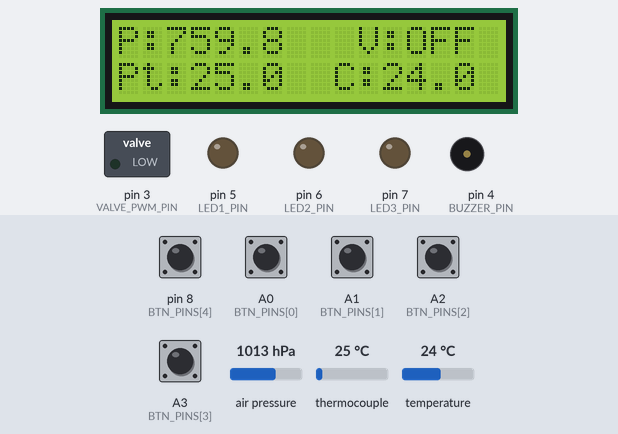
Bench run of a sketch on a simulated Arduino Uno, built with avr-gcc and run on an emulated ATmega328P. Shown: 16×2 character LCD, switched loads named in the sketch (green lamp = pin HIGH), output pins drawn as LEDs (lit = HIGH), buzzer (waves = sounding). The inputs (shaded band) are chosen by the test bench; at power-on: A0 (BTN_PINS[0]), A1 (BTN_PINS[1]), A2 (BTN_PINS[2]), A3 (BTN_PINS[3]), pin 8 (BTN_PINS[4]) HIGH, thermocouple 25 °C, air pressure 1013 hPa, temperature 24 °C. What the sketch prints to the serial monitor is not drawn.

Above: at 2.5 s.
2.6 s: pin 8 (BTN_PINS[4]) pulled LOW for 0.15 s
At 3.9 s:
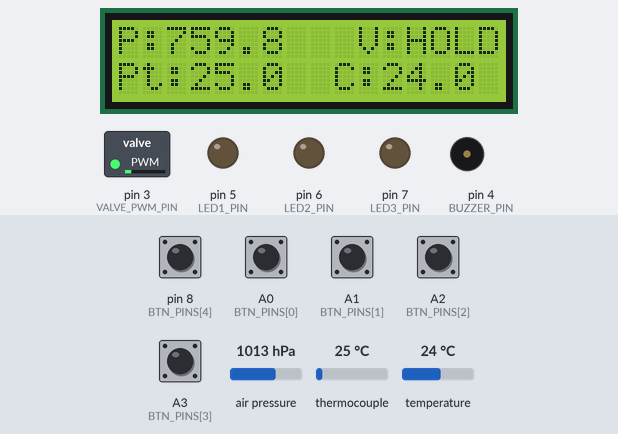
4.3 s: pin 8 (BTN_PINS[4]) pulled LOW for 1 s
At 4.54 s:
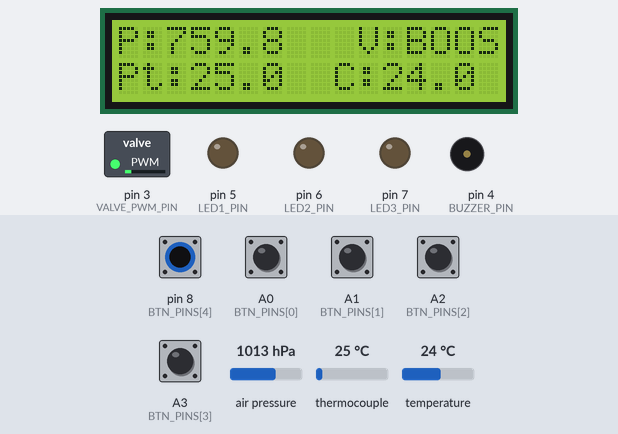
6.8 s: thermocouple set to 195 °C
At 7.7 s:
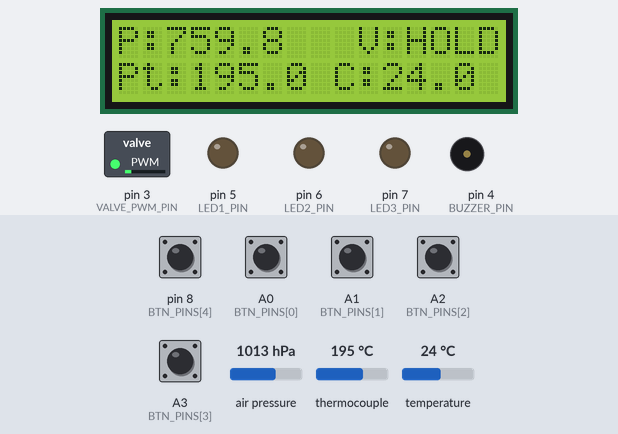
8.5 s: thermocouple set to 205 °C
At 9.7 s:
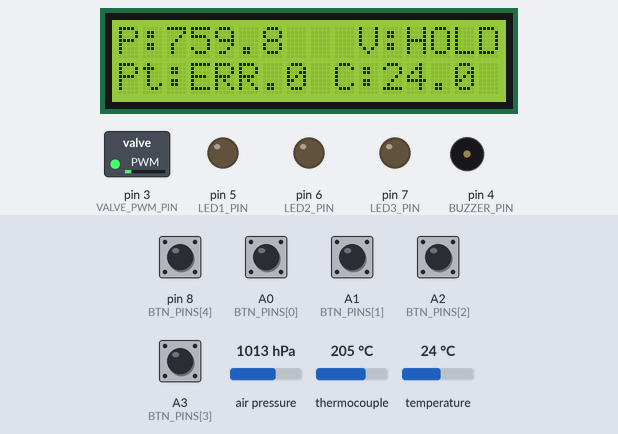
10.0 s: A3 (BTN_PINS[3]) pulled LOW for 0.15 s
At 10.5 s:
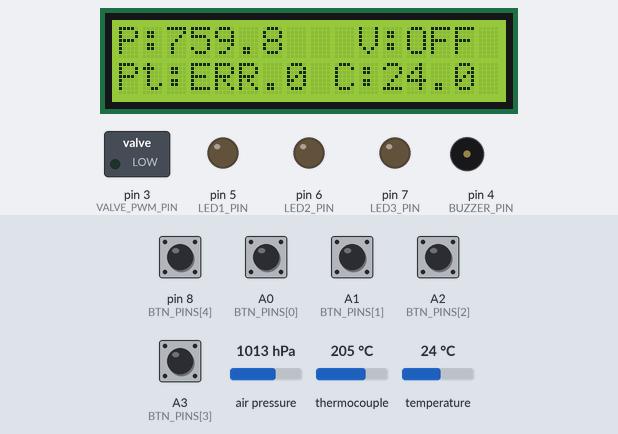
11.6 s: A0 (BTN_PINS[0]) pulled LOW for 0.15 s
At 12.6 s:
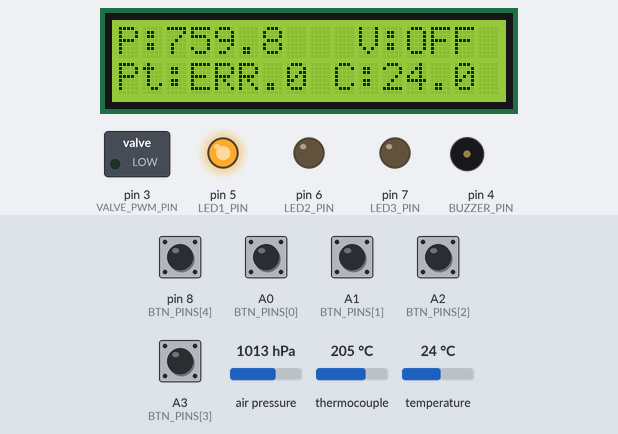
Timing chart, 0 to 14.2 s (numbered marks = the images above; inputs shaded):
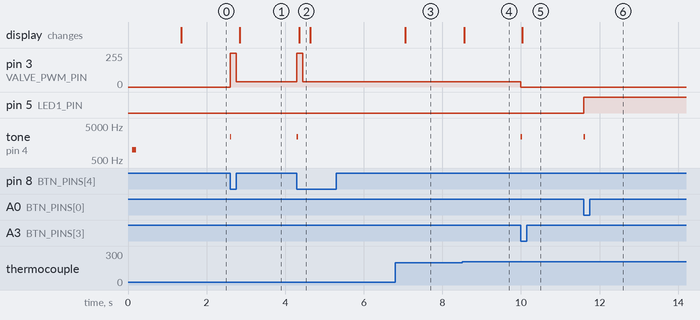

The sketch:

sketch_testhw.ino
```cpp
#include <Wire.h>
#include <LiquidCrystal_I2C.h>
#include <Adafruit_BMP085.h>
#include <Adafruit_MAX31865.h>
#include <OneWire.h>
#include <DallasTemperature.h>

// --- ПИНЫ УПРАВЛЕНИЯ ---
#define ONE_WIRE_BUS  2   // DS18B20 (Паразитное питание, подтяжка 2.2к на +5V)
#define VALVE_PWM_PIN 3   // ШИМ Соленоида (Timer 2, 31.25 кГц)
#define BUZZER_PIN    4   // Зуммер
#define LED1_PIN      5   // Светодиод 1
#define LED2_PIN      6   // Светодиод 2
#define LED3_PIN      7   // Светодиод 3

// --- КНОПКИ (A0 - A3, D8) ---
const uint8_t BTN_PINS[5] = {A0, A1, A2, A3, 8};

// --- АППАРАТНЫЙ SPI ДЛЯ MAX31865 (D10 CS, D11 MOSI, D12 MISO, D13 SCK) ---
#define MAX_CS        10
Adafruit_MAX31865 maxThermo = Adafruit_MAX31865(MAX_CS);
#define RREF          4300.0
#define RNOMINAL      1000.0

// --- ДС18B20 НА D2 ---
OneWire oneWire(ONE_WIRE_BUS);
DallasTemperature dsSensors(&oneWire);
DeviceAddress dsCubeAddr;
bool dsFound = false;

// --- I2C ДИСПЛЕЙ И БАРОМЕТР (A4 SDA, A5 SCL) ---
LiquidCrystal_I2C lcd(0x27, 16, 2);
Adafruit_BMP085 bmp;
bool bmpOK = false;

// --- НАСТРОЙКИ СОЛЕНОИДА ---
const uint8_t PWM_MAX_VAL      = 255; // 100% ШИМ при форсировании
const unsigned long BOOST_MS   = 150; // Длительность форс-импульса (мс)
const uint8_t PWM_HOLD_VAL     = 40;  // Ток удержания (~35% мощности)

bool isSolenoidActive = false;
bool isBoosting       = false;
unsigned long boostStartTime = 0;

int lastPressedButton = -1;
unsigned long lastDisplayUpdate = 0;
unsigned long lastDSRequestTime = 0;
float cubeTemp = -127.0;

// Озвучка нажатия
void beep(uint16_t freq = 2000, uint16_t duration = 40) {
  tone(BUZZER_PIN, freq, duration);
}

// Перевод Таймера 2 на ультразвуковую частоту 31.25 кГц на пине D3
void setupTimer2_Ultrasound() {
  pinMode(VALVE_PWM_PIN, OUTPUT);
  TCCR2B = (TCCR2B & 0xF8) | 0x01; // Предделитель = 1 (16MHz / 512 = 31.25 kHz)
  analogWrite(VALVE_PWM_PIN, 0);
}

// Запрос температуры Pt1000 с подавлением одиночных ошибок FAULT
float readPt1000() {
  uint8_t fault = maxThermo.readFault();
  if (fault) {
    maxThermo.clearFault();
  }
  return maxThermo.temperature(RNOMINAL, RREF);
}

void setup() {
  Serial.begin(9600);
  Wire.begin();

  setupTimer2_Ultrasound();

  pinMode(BUZZER_PIN, OUTPUT);
  pinMode(LED1_PIN, OUTPUT);
  pinMode(LED2_PIN, OUTPUT);
  pinMode(LED3_PIN, OUTPUT);

  // Настройка кнопок
  for (int i = 0; i < 5; i++) {
    pinMode(BTN_PINS[i], INPUT_PULLUP);
  }

  // MAX31865 (Аппаратный SPI)
  maxThermo.begin(MAX31865_2WIRE);

  // DS18B20 (Паразитное питание)
  dsSensors.begin();
  if (dsSensors.getDeviceCount() > 0) {
    if (dsSensors.getAddress(dsCubeAddr, 0)) {
      dsFound = true;
      dsSensors.setResolution(dsCubeAddr, 11); // 11 бит (время замера ~375 мс)
      dsSensors.setWaitForConversion(false);   // Асинхронный опрос
      dsSensors.requestTemperatures();
      lastDSRequestTime = millis();
    }
  }

  // LCD1602 и BMP180
  lcd.init();
  lcd.backlight();
  bmpOK = bmp.begin();

  lcd.setCursor(0, 0);
  lcd.print(bmpOK ? "BMP: OK" : "BMP: ERR");
  lcd.setCursor(9, 0);
  lcd.print(dsFound ? "DS: OK" : "DS: ERR");

  beep(1000, 100); // Звуковой сигнал успешного старта
  delay(1200);
  lcd.clear();

  Serial.println("--- ТЕСТ СИСТЕМЫ ЗАПУЩЕН ---");
}

void loop() {
  unsigned long currentMillis = millis();

  // 1. ОПРОС КНОПОК
  int currentPressed = -1;
  for (int i = 0; i < 5; i++) {
    if (digitalRead(BTN_PINS[i]) == LOW) {
      currentPressed = i + 1;
      break;
    }
  }

  // 2. ОБРАБОТКА НАЖАТИЙ КНОПОК
  if (currentPressed != -1 && currentPressed != lastPressedButton) {
    beep(2400, 30);
    Serial.print("Нажата кнопка: "); Serial.println(currentPressed);

    switch (currentPressed) {
      case 1: // Кнопка 1 (A0): Переключить LED 1
        digitalWrite(LED1_PIN, !digitalRead(LED1_PIN));
        break;
      case 2: // Кнопка 2 (A1): Переключить LED 2
        digitalWrite(LED2_PIN, !digitalRead(LED2_PIN));
        break;
      case 3: // Кнопка 3 (A2): Переключить LED 3
        digitalWrite(LED3_PIN, !digitalRead(LED3_PIN));
        break;
      case 4: // Кнопка 4 (A3): ЗАКРЫТЬ СОЛЕНОИД
        isSolenoidActive = false;
        isBoosting       = false;
        analogWrite(VALVE_PWM_PIN, 0);
        Serial.println("Соленоид: ВЫКЛ (0% ШИМ)");
        break;
      case 5: // Кнопка 5 (D8): ОТКРЫТЬ СОЛЕНОИД (Форсирование -> Удержание)
        isSolenoidActive = true;
        isBoosting       = true;
        boostStartTime   = currentMillis;
        analogWrite(VALVE_PWM_PIN, PWM_MAX_VAL);
        Serial.println("Соленоид: ФОРСИРОВАНИЕ (100% ШИМ)");
        break;
    }
    lastPressedButton = currentPressed;
  } else if (currentPressed == -1) {
    lastPressedButton = -1;
  }

  // 3. АВТОПЕРЕХОД ИЗ ФОРСИРОВАНИЯ В УДЕРЖАНИЕ СОЛЕНОИДА
  if (isSolenoidActive && isBoosting) {
    if (currentMillis - boostStartTime >= BOOST_MS) {
      isBoosting = false;
      analogWrite(VALVE_PWM_PIN, PWM_HOLD_VAL);
      Serial.print("Соленоид: УДЕРЖАНИЕ (ШИМ = ");
      Serial.print(PWM_HOLD_VAL);
      Serial.println("/255)");
    }
  }

  // 4. АСИНХРОННЫЙ ОПРОС DS18B20 (Раз в 500 мс)
  if (dsFound && (currentMillis - lastDSRequestTime >= 500)) {
    cubeTemp = dsSensors.getTempC(dsCubeAddr);
    dsSensors.requestTemperatures(); // Запрос следующего замера
    lastDSRequestTime = currentMillis;
  }

  // 5. ОБНОВЛЕНИЕ ЭКРАНА (Раз в 300 мс)
  if (currentMillis - lastDisplayUpdate >= 300) {
    lastDisplayUpdate = currentMillis;

    // СТРОКА 1: Давление (мм рт.ст.) и Состояние Соленоида
    lcd.setCursor(0, 0);
    if (bmpOK) {
      float mmHg = bmp.readPressure() * 0.00750062;
      lcd.print("P:");
      lcd.print(mmHg, 1);
    } else {
      lcd.print("P:ERR  ");
    }

    lcd.setCursor(9, 0);
    if (isBoosting)            lcd.print(" V:BOOST");
    else if (isSolenoidActive) lcd.print(" V:HOLD ");
    else                       lcd.print(" V:OFF  ");

    // СТРОКА 2: Температура TS1 (Pt1000) и T_Куба (DS18B20)
    lcd.setCursor(0, 1);
    float ptTemp = readPt1000();

    // Формат: "Pt:78.4 C:82.1 "
    lcd.print("Pt:");
    if (ptTemp > -50 && ptTemp < 200) {
      lcd.print(ptTemp, 1);
    } else {
      lcd.print("ERR");
    }

    lcd.setCursor(8, 1);
    lcd.print(" C:");
    if (dsFound && cubeTemp > -50 && cubeTemp < 125) {
      lcd.print(cubeTemp, 1);
      lcd.print(" ");
    } else {
      lcd.print("ERR ");
    }
  }
}
```

Measured:
- the behaviour switches between 199 and 200 °C on thermocouple (found by bisection; images 3 and 4)
- after the input at 2.6 s, pin 3 (VALVE_PWM_PIN): 0/255 → 255/255 at once, → 40/255 0.15 s later; tone on pin 4 (BUZZER_PIN): silent → 2400 Hz at once, → silent 0.03 s later; the display: changes after 0.24 s (image 1)
- after the input at 4.3 s, pin 3 (VALVE_PWM_PIN): 40/255 → 255/255 at once, → 40/255 0.15 s later; tone on pin 4 (BUZZER_PIN): silent → 2400 Hz at once, → silent 0.03 s later; the display: changes after 0.05 s (image 2)
- after the input at 6.8 s, the display: changes after 0.26 s (image 3)
- after the input at 8.5 s, the display: changes after 0.06 s (image 4)
- after the input at 10.0 s, pin 3 (VALVE_PWM_PIN): 40/255 → 0/255 at once; tone on pin 4 (BUZZER_PIN): silent → 2400 Hz at once, → silent 0.03 s later; the display: changes at once (image 5)
- after the input at 11.6 s, pin 5 (LED1_PIN): LOW → HIGH at once; tone on pin 4 (BUZZER_PIN): silent → 2400 Hz at once, → silent 0.03 s later
